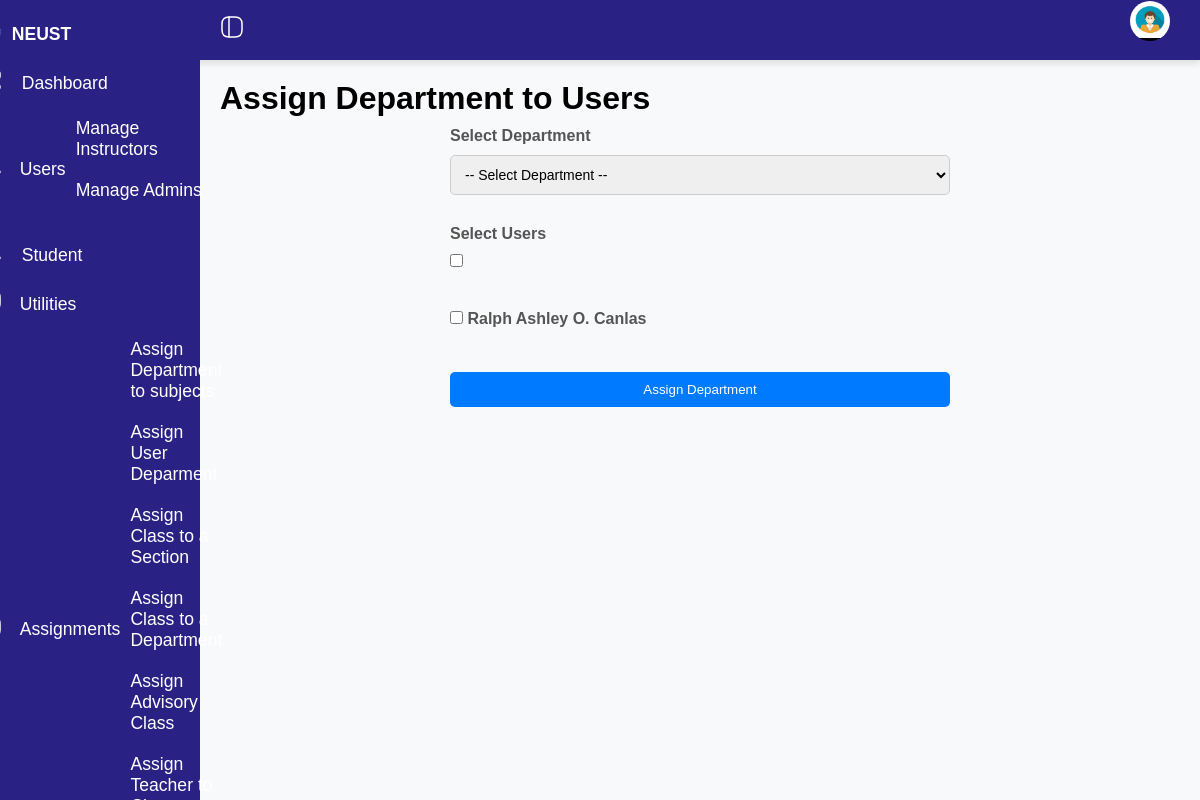
The app's page /assigning/user_dep.php (signed in), older data.
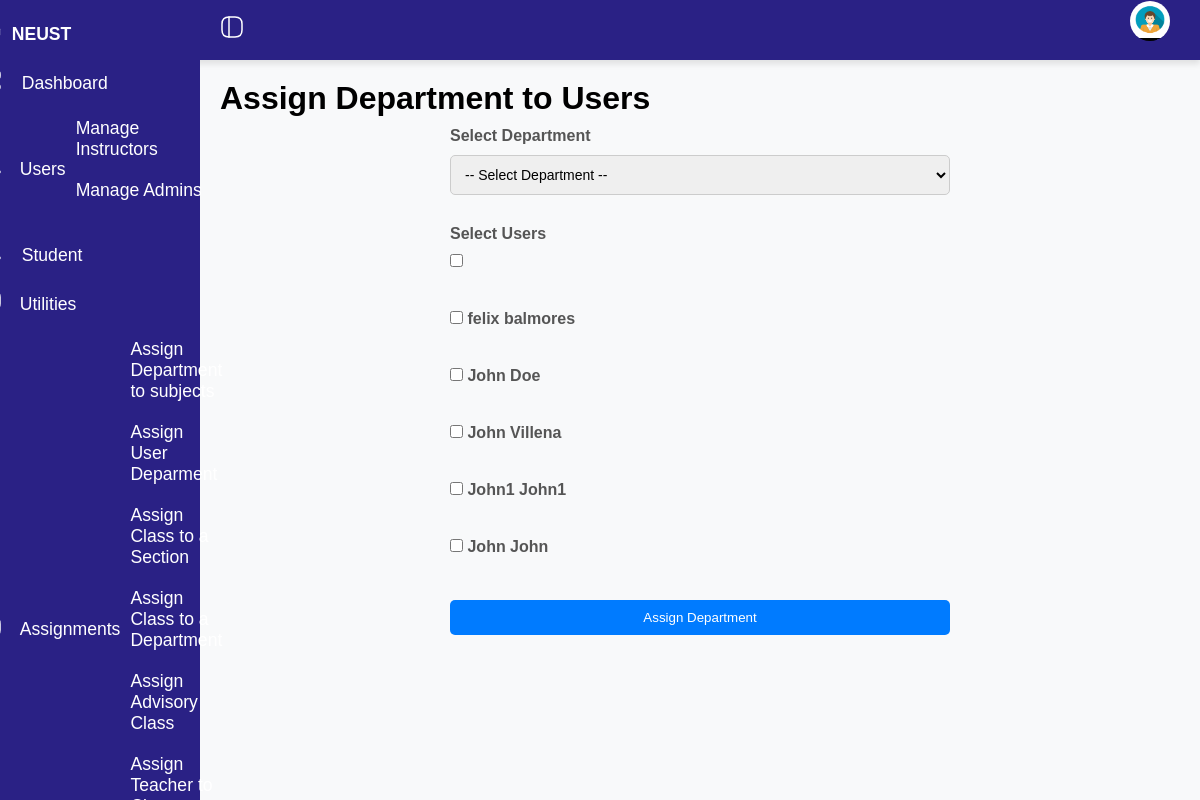
The same page, newer data.
### tables this page shows
CREATE TABLE `users` (
  `user_id` int(11) NOT NULL,
  `fname` varchar(100) NOT NULL,
  `mname` varchar(100) DEFAULT NULL,
  `lname` varchar(100) NOT NULL,
  `suffixname` varchar(20) DEFAULT NULL,
  `contact_no` varchar(20) NOT NULL,
  `houseno` int(20) NOT NULL,
  `street` varchar(100) NOT NULL,
  `barangay` varchar(100) NOT NULL,
  `city` varchar(100) NOT NULL,
  `province` varchar(100) NOT NULL,
  `postalcode` varchar(25) NOT NULL,
  `birthdate` date NOT NULL DEFAULT curdate(),
  `gender` enum('Female','Male') NOT NULL,
  `role` enum('Admin','Student','Instructor') NOT NULL,
  `email` varchar(100) NOT NULL,
  `password` varchar(100) DEFAULT NULL,
  `is_archived` tinyint(1) DEFAULT 0
);

### assigning/user_dep.php (the view, shortened to what this page needs)
<?php
$host = 'localhost';
$dbname = 'cap';
$username = 'root';
$password = '';
try {
    $conn = new PDO("mysql:host=$host;dbname=$dbname", $username, $password);
    $conn->setAttribute(PDO::ATTR_ERRMODE, PDO::ERRMODE_EXCEPTION);
    $instructorsQuery = "SELECT user_id, CONCAT(fname, ' ', lname) AS fullname FROM users WHERE user_id NOT IN (SELECT user_id FROM user_dep WHERE isActive = 1) ";
    $instructorsStmt = $conn->prepare($instructorsQuery);
    $instructorsStmt->execute();
    $instructors = $instructorsStmt->fetchAll(PDO::FETCH_ASSOC);
} catch (PDOException $e) {
    die("Connection failed: " . $e->getMessage());
}
?>
<!DOCTYPE html>
<html lang="en">
<head>
    <link rel="stylesheet" href="../sidebar.css">
</head>
<body>
    <nav class="topbar">
        <div class="toggle" onclick="toggleSidebar()">
        </div>
        <div class="user">
            <div class="dropdown">
                <button class="dropdown-btn " onclick="toggleUser()">
                    <img src="/img/admin.jpg" alt="User Profile" class="profile-img">
                </button>
            </div>
        </div>
    </nav>
    <div class="container">
        <?php include '../components/sidebar.php'; ?>
        <div class="main">
            <h1>Assign Department to Users</h1>
            <form method="POST">
                <div class="form-group">
                    <label for="dep_id">Select Department</label>
                    <select name="dep_id" id="dep_id" required>
                        <option value="">-- Select Department --</option>
                    </select>
                </div>
                <div class="form-group">
                    <label for="user_ids">Select Users</label>
                    <div id="user_ids">
                        <?php foreach ($instructors as $instructor): ?>
                            <label>
                                <input type="checkbox" name="user_ids[]"
                                    value="<?= htmlspecialchars($instructor['user_id']) ?>">
                                <?= htmlspecialchars($instructor['fullname']) ?>
                            </label>
                            <br>
                        <?php endforeach; ?>
                    </div>
                </div>
                <button type="submit">Assign Department</button>
            </form>
        </div>
    </div>
</body>
</html>

Row changes from the older to the newer data that the page shows:
no longer on this page (row unchanged): users: fullname "Ralph Ashley O. Canlas"
added users: fullname "felix balmores"
added users: fullname "John Doe"
added users: fullname "John Villena"
added users: fullname "John1 John1"
added users: fullname "John John"
